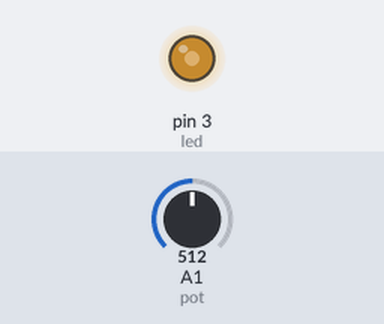
A sketch run on a simulated Arduino Uno, built with avr-gcc and run on an emulated ATmega328P. Parts: output pins drawn as LEDs (lit = HIGH). The inputs (shaded band) are chosen by the test bench; at power-on: A1 (pot) = 512.

Above: at 1.2 s.
1.3 s: A1 (pot) set to 716
At 2.4 s:
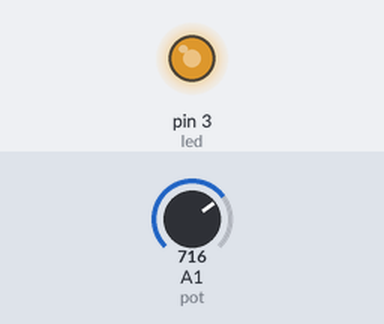
2.8 s: A1 (pot) set to 900
At 3.6 s:
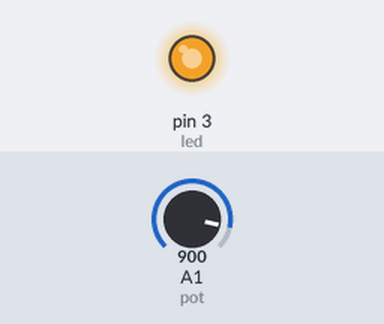
4.3 s: A1 (pot) set to 122
At 4.7 s:
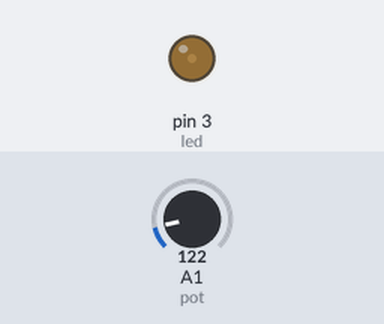
5.8 s: A1 (pot) set to 0
At 7.0 s:
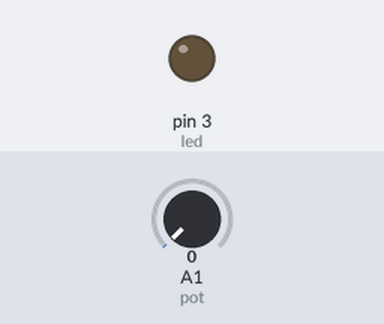
Timing chart, 0 to 8.3 s (numbered marks = the images above; inputs shaded):
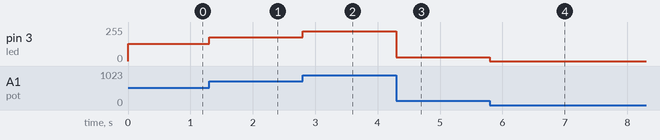

Measured:
- after the input at 1.3 s, pin 3 (led): 128/255 → 179/255 at once
- after the input at 2.8 s, pin 3 (led): 179/255 → 225/255 at once
- after the input at 4.3 s, pin 3 (led): 225/255 → 30/255 at once
- after the input at 5.8 s, pin 3 (led): 30/255 → 0/255 at once

The sketch:

codigo.ino
```cpp
int led=3;
int pot=A1;
int brillo;

void setup() {
  // put your setup code here, to run once:
  pinMode(led,OUTPUT);
  /*Los pines analogicos se declaran de manera automatica como entrada*/
}

void loop() {
  // put your main code here, to run repeatedly:
  brillo=analogRead(pot)/4;
  analogWrite(led,brillo);
}
```
